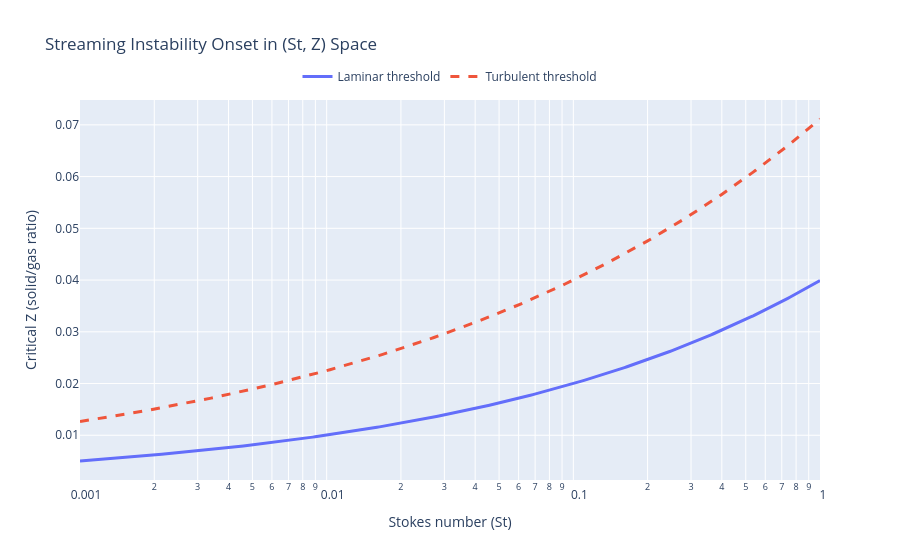

Notebook source saved alongside this figure:
### Markdown cell above
## 3. Streaming Instability Onset (St, Z)

Critical solid-to-gas ratio Z as a function of Stokes number St. Above threshold, streaming instability drives rapid planetesimal formation. Drives `planetesimal-formation-system` onset condition.

### Code cell
St    = np.logspace(-3, 0, 300)
Zlam  = 0.02 * (St / 0.1)**0.30
Zturb = 0.04 * (St / 0.1)**0.25

fig = go.Figure()
fig.add_trace(go.Scatter(x=St, y=Zlam,  mode='lines', name="Laminar threshold",  line=dict(width=3)))
fig.add_trace(go.Scatter(x=St, y=Zturb, mode='lines', name="Turbulent threshold", line=dict(width=3, dash='dash')))
fig.update_layout(title="Streaming Instability Onset in (St, Z) Space",
                  xaxis_title="Stokes number (St)", yaxis_title="Critical Z (solid/gas ratio)",
                  legend=dict(orientation='h', y=1.1, x=0.5, xanchor='center'))
fig.update_xaxes(type="log")
fig.show()

### Figure 1 — Plotly figure (JSON) as saved in the notebook; plotly's stock layout.template omitted (floating-point values rounded to 4 significant figures; data arrays with more than 128 entries replaced by an {"elided": "..."} marker saying what was removed)
{"data": [{"line": {"width": 3}, "mode": "lines", "name": "Laminar threshold", "type": "scatter", "x": {"elided": "300 float values"}, "y": {"elided": "300 float values"}}, {"line": {"dash": "dash", "width": 3}, "mode": "lines", "name": "Turbulent threshold", "type": "scatter", "x": {"elided": "300 float values"}, "y": {"elided": "300 float values"}}], "layout": {"legend": {"orientation": "h", "x": 0.5, "xanchor": "center", "y": 1.1}, "title": {"text": "Streaming Instability Onset in (St, Z) Space"}, "xaxis": {"title": {"text": "Stokes number (St)"}, "type": "log"}, "yaxis": {"title": {"text": "Critical Z (solid/gas ratio)"}}}}
